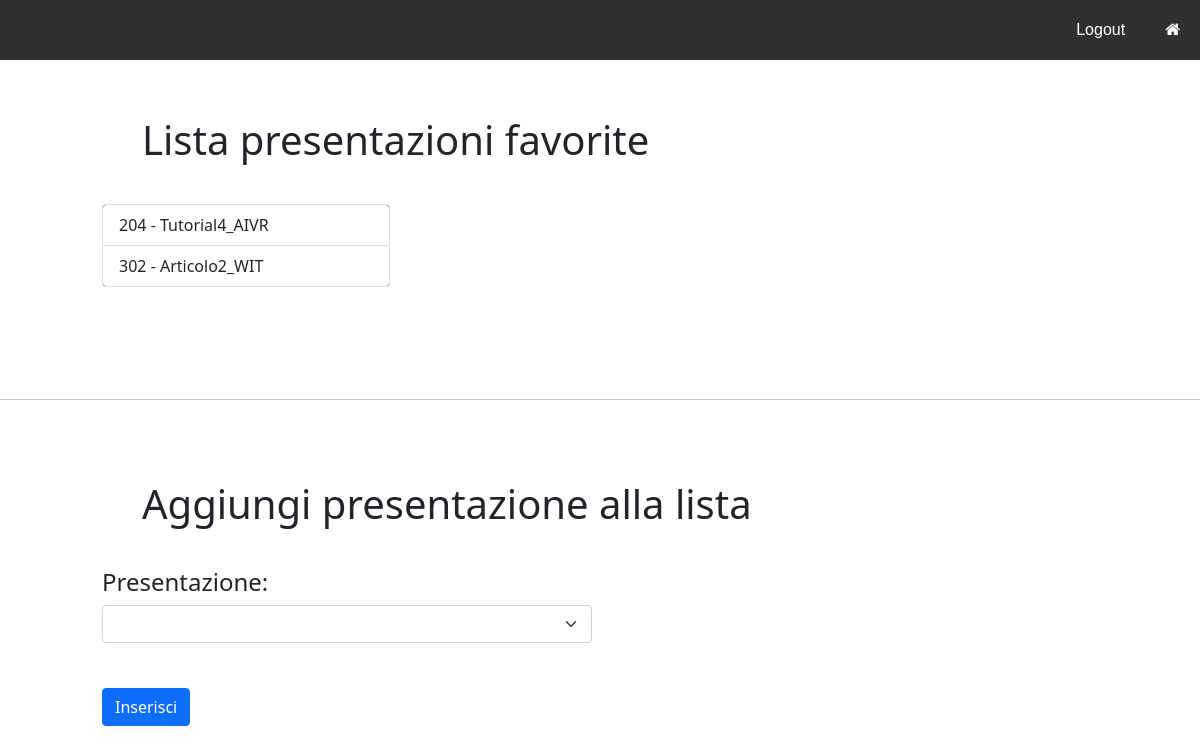
Page /php/lista.php (signed in) on the committed database.
### tables this page shows
CREATE TABLE LISTA(
	UsernameUtente VARCHAR(100),
	CodicePresentazione INT,
    PRIMARY KEY(UsernameUtente,CodicePresentazione),
	FOREIGN KEY(UsernameUtente) REFERENCES UTENTE(Username) ON DELETE CASCADE,
    FOREIGN KEY(CodicePresentazione) REFERENCES PRESENTAZIONE(Codice) ON DELETE CASCADE
);

CREATE TABLE TUTORIAL(
	CodicePresentazione INT PRIMARY KEY,
    Titolo VARCHAR(100),
    Abstract VARCHAR(500),
    FOREIGN KEY(CodicePresentazione) REFERENCES PRESENTAZIONE(Codice) ON DELETE CASCADE
);

CREATE TABLE ARTICOLO(
	CodicePresentazione INT PRIMARY KEY,
	Titolo VARCHAR(100),
    NumeroPagine INT,
    StatoSvolgimento ENUM("Coperto", "Non coperto") DEFAULT "Non coperto",
    UsernameUtente VARCHAR(100),
	FOREIGN KEY(CodicePresentazione) REFERENCES PRESENTAZIONE(Codice) ON DELETE CASCADE,
    FOREIGN KEY(UsernameUtente) REFERENCES UTENTE(Username) ON DELETE CASCADE
);

### php/lista.php (called while the page is built, shortened)
<?php
    require_once('connection.php');
    $templateParams['lista'] = $dbh->getListaByUsername($_SESSION["username"]);
    $templateParams['presentazioni'] = $dbh->getPresentazioni();
    require 'template/templateLista.php';
?>

### php/database.php (called while the page is built, shortened)
<?php
    class DatabaseHelper{
        private $db;
        public function __construct($servername, $username, $password, $dbname, $port){
            $this->db = new mysqli($servername, $username, $password, $dbname, $port);
        }
        public function getListaByUsername($username){
            $query = "SELECT * FROM LISTA WHERE UsernameUtente = ?";
            $stmt = $this->db->prepare($query);
            $stmt->bind_param('s',$username);
            $stmt->execute();
            $result = $stmt->get_result();
            return $result->fetch_all(MYSQLI_ASSOC);
        }
        public function getPresentazioni(){
            $query = "SELECT * FROM PRESENTAZIONE";
            $stmt = $this->db->prepare($query);
            $stmt->execute();
            $result = $stmt->get_result();
            return $result->fetch_all(MYSQLI_ASSOC);
        }
        public function getTutorialByCodice($codicePres){
            $query = "SELECT * FROM TUTORIAL WHERE CodicePresentazione=?";
            $stmt = $this->db->prepare($query);
            $stmt->bind_param('i',$codicePres);
            $stmt->execute();
            $result = $stmt->get_result();
            return $result->fetch_all(MYSQLI_ASSOC);
        }
        public function getArticoloByCodice($codicePres){
            $query = "SELECT * FROM ARTICOLO WHERE CodicePresentazione=?";
            $stmt = $this->db->prepare($query);
            $stmt->bind_param('i',$codicePres);
            $stmt->execute();
            $result = $stmt->get_result();
            return $result->fetch_all(MYSQLI_ASSOC);
        }
    }
?>

### php/connection.php (called while the page is built, shortened)
<?php
    require_once("database.php");
    $dbh = new DatabaseHelper("localhost", "root", "", "confvirtual", 3306);
?>

### php/template/templateLista.php (the view, shortened to what this page needs)
<!DOCTYPE html>
<html>
    <head>
        <link rel="stylesheet" href="../css/styleHome.css">
        <link href="https://cdn.jsdelivr.net/npm/bootstrap@5.1.3/dist/css/bootstrap.min.css" rel="stylesheet">
        <link rel="stylesheet" href="https://cdnjs.cloudflare.com/ajax/libs/font-awesome/4.7.0/css/font-awesome.min.css">
        <link rel="stylesheet" href="https://cdnjs.cloudflare.com/ajax/libs/font-awesome/4.7.0/css/font-awesome.min.css">
    </head>
    <body>
    <ul>
      <li style="float:right"><a href="../php/paginaUtente.php"><i class="fa fa-home"></i></a></li>
      <li style="float:right"><a href="../php/logout.php">Logout</a></li>
    </ul>
    <div class="row">
      <div class="col-md-1"></div>
      <div class="col-md-10">
        <h1 style="margin: 40px;">Lista presentazioni favorite </h1>
        <div class="card" style="width: 18rem;">
          <ul class="list-group list-group-flush">
            <?php foreach($templateParams['lista'] as $lista): ?>
              <?php if($dbh->getArticoloByCodice($lista["CodicePresentazione"])): ?>
                  <?php foreach($dbh->getArticoloByCodice($lista["CodicePresentazione"]) as $articolo): ?>
                  <li class="list-group-item"><?php echo $lista["CodicePresentazione"] . " - " . $articolo["Titolo"]?></li>
              <?php endforeach; ?>
              <?php elseif($dbh->getTutorialByCodice($lista["CodicePresentazione"])): ?>
                  <?php foreach($dbh->getTutorialByCodice($lista["CodicePresentazione"]) as $tutorial): ?>
                  <li class="list-group-item"><?php echo $lista["CodicePresentazione"] . " - " . $tutorial["Titolo"]?></li>
              <?php endforeach; ?>
              <?php endif; ?>
            <?php endforeach; ?>
          </ul>
        </div><br><br>
      </div>
    </div>
    <br><br><hr><br>
    <div class="row">
      <div class="col-md-1"></div>
      <div class="col-md-10">
        <h1 style="margin: 40px;"> Aggiungi presentazione alla lista </h1>
        <h4 class="mb-3">
        <form action="./lista.php" method="post" class="row g-3">
          <div class="col-md-6">
            <label for="inputPassword4" class="form-label">Presentazione:</label>
            <select class="form-select" name="presentazione" >
              <option value=""></option>
              <?php foreach($templateParams['presentazioni'] as $presentazione): ?>
                <?php if($dbh->getArticoloByCodice($presentazione["Codice"])): ?>
                    <?php foreach($dbh->getArticoloByCodice($presentazione["Codice"]) as $articolo): ?>
                      <option value="<?php echo $presentazione['Codice']; ?>"><?php echo $presentazione['Codice'] . " - " . $articolo["Titolo"]?></option>
                    <?php endforeach; ?>
                  <?php elseif($dbh->getTutorialByCodice($presentazione["Codice"])): ?>
                    <?php foreach($dbh->getTutorialByCodice($presentazione["Codice"]) as $tutorial): ?>
                      <option value="<?php echo $presentazione['Codice']; ?>"><?php echo $presentazione['Codice']  . " - " . $tutorial["Titolo"]?></option>
                    <?php endforeach; ?>
                  <?php endif; ?>
                <?php endforeach; ?>
              </select>
          </div>
          <div class="col-md-6"></div>
          <div class="col-md-6"><br>
            <button type="submit" name="btnInserisciLista" class="btn btn-primary">Inserisci</button>
          </div>
        </form>
      </div>
    </div>
  </body>
</html>

### css/styleHome.css (style rules this page uses)
ul { list-style-type: none; margin: 0; padding: 0; overflow: hidden; background-color: #303030; }
li { float: left; }
li a { display: block; color: white; text-align: center; padding: 18px 20px; text-decoration: none; font-family: 'Poppins', sans-serif; }

### rows in the picture
lista: CodicePresentazione "204"
tutorial: Titolo "Tutorial4_AIVR"
lista: CodicePresentazione "302"
articolo: Titolo "Articolo2_WIT"
